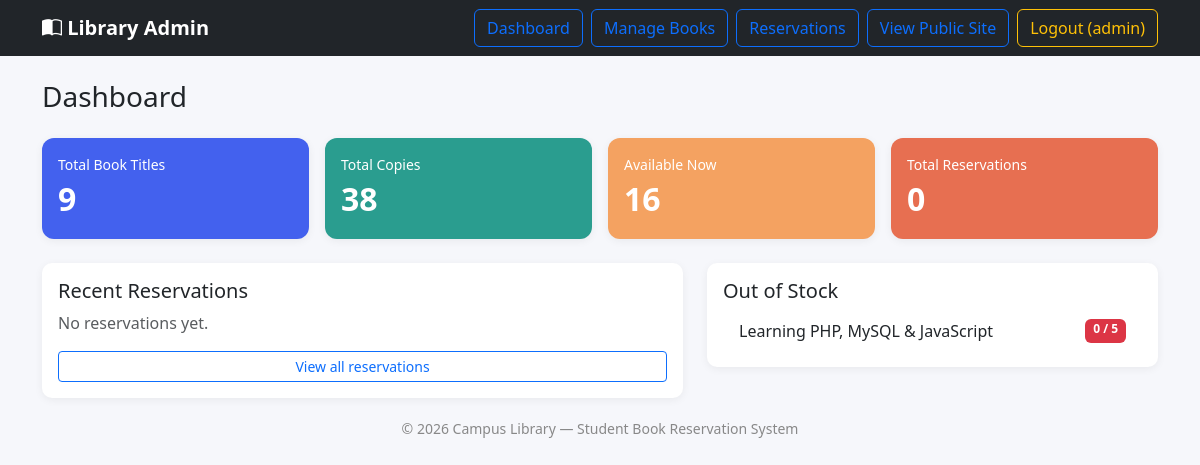
Page /admin/dashboard.php (signed in) on the earlier database version.
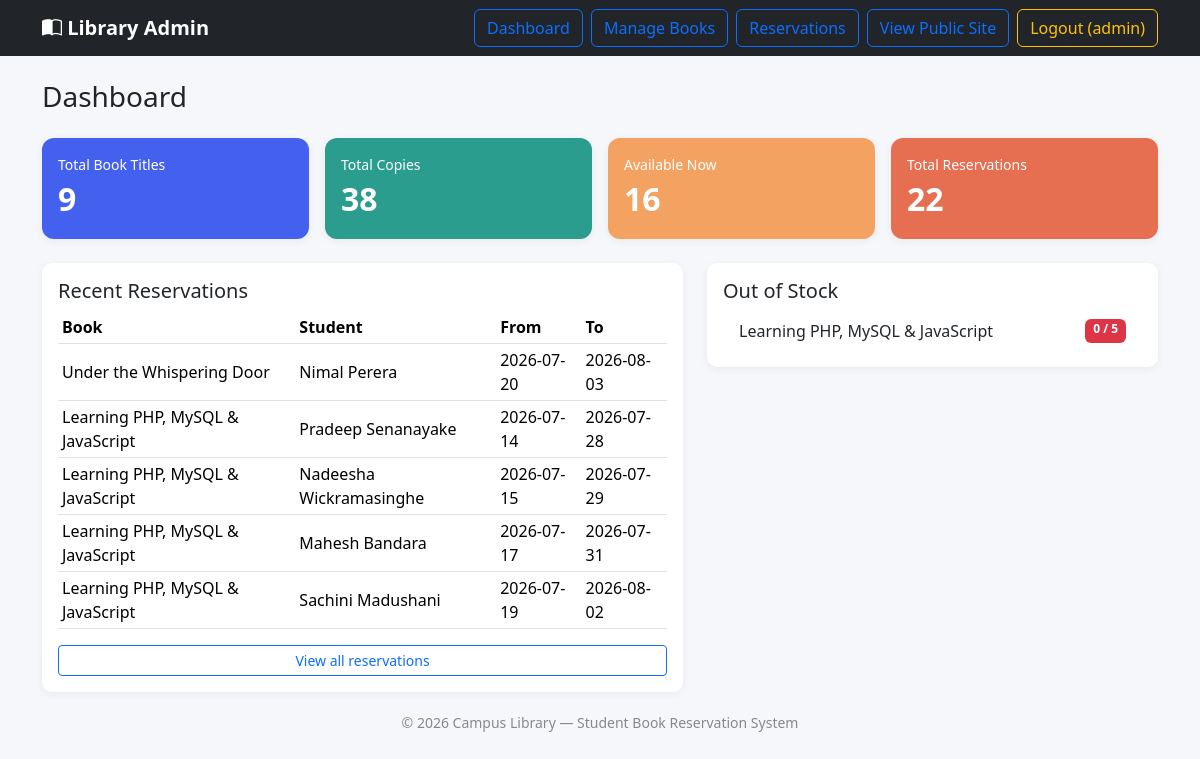
Same page on the later database version.
### tables this page shows
CREATE TABLE IF NOT EXISTS books (
    id INT AUTO_INCREMENT PRIMARY KEY,
    title VARCHAR(150) NOT NULL,
    author VARCHAR(100) NOT NULL,
    isbn VARCHAR(20) NOT NULL UNIQUE,
    genre VARCHAR(50) NOT NULL,
    total_copies INT NOT NULL DEFAULT 1,
    available_copies INT NOT NULL DEFAULT 1,
    cover_image VARCHAR(255) DEFAULT NULL,
    created_at TIMESTAMP DEFAULT CURRENT_TIMESTAMP
);

CREATE TABLE IF NOT EXISTS reservations (
    id INT AUTO_INCREMENT PRIMARY KEY,
    book_id INT NOT NULL,
    student_name VARCHAR(100) NOT NULL,
    telephone VARCHAR(20) NOT NULL,
    request_date DATE NOT NULL,
    return_date DATE NOT NULL,
    status VARCHAR(20) NOT NULL DEFAULT 'Reserved',
    created_at TIMESTAMP DEFAULT CURRENT_TIMESTAMP,
    CONSTRAINT fk_reservation_book
        FOREIGN KEY (book_id) REFERENCES books(id)
        ON DELETE CASCADE
);

### includes/functions.php (called while the page is built, shortened)
<?php
function e($string) {
    return htmlspecialchars($string ?? '', ENT_QUOTES, 'UTF-8');
}

### admin/dashboard.php (the view, shortened to what this page needs)
<?php
require_once __DIR__ . '/../config/db.php';
require_once __DIR__ . '/../includes/functions.php';
$totalBooks     = $conn->query('SELECT COUNT(*) AS c FROM books')->fetch_assoc()['c'];
$totalCopies    = $conn->query('SELECT COALESCE(SUM(total_copies),0) AS c FROM books')->fetch_assoc()['c'];
$availableCopies = $conn->query('SELECT COALESCE(SUM(available_copies),0) AS c FROM books')->fetch_assoc()['c'];
$totalReservations = $conn->query('SELECT COUNT(*) AS c FROM reservations')->fetch_assoc()['c'];
$recent = $conn->query(
    'SELECT r.id, r.student_name, r.request_date, r.return_date, b.title
     FROM reservations r
     JOIN books b ON b.id = r.book_id
     ORDER BY r.created_at DESC LIMIT 5'
);
$lowStock = $conn->query('SELECT title, total_copies FROM books WHERE available_copies = 0');
require_once __DIR__ . '/../includes/header.php';
require_once __DIR__ . '/../includes/navbar_admin.php';
?>
<div class="container">
    <h3 class="mb-4">Dashboard</h3>
    <div class="row g-3 mb-4">
        <div class="col-md-3 col-sm-6">
            <div class="card stat-card p-3" style="background:#4361ee;">
                <div class="small">Total Book Titles</div>
                <div class="fs-2 fw-bold"><?php echo (int)$totalBooks; ?></div>
            </div>
        </div>
        <div class="col-md-3 col-sm-6">
            <div class="card stat-card p-3" style="background:#2a9d8f;">
                <div class="small">Total Copies</div>
                <div class="fs-2 fw-bold"><?php echo (int)$totalCopies; ?></div>
            </div>
        </div>
        <div class="col-md-3 col-sm-6">
            <div class="card stat-card p-3" style="background:#f4a261;">
                <div class="small">Available Now</div>
                <div class="fs-2 fw-bold"><?php echo (int)$availableCopies; ?></div>
            </div>
        </div>
        <div class="col-md-3 col-sm-6">
            <div class="card stat-card p-3" style="background:#e76f51;">
                <div class="small">Total Reservations</div>
                <div class="fs-2 fw-bold"><?php echo (int)$totalReservations; ?></div>
            </div>
        </div>
    </div>
    <div class="row g-4">
        <div class="col-md-7">
            <div class="card p-3">
                <h5>Recent Reservations</h5>
                <?php if ($recent->num_rows === 0): ?>
                    <p class="text-muted">No reservations yet.</p>
                <?php else: ?>
                    <table class="table table-sm align-middle">
                        <thead><tr><th>Book</th><th>Student</th><th>From</th><th>To</th></tr></thead>
                        <tbody>
                        <?php while ($row = $recent->fetch_assoc()): ?>
                            <tr>
                                <td><?php echo e($row['title']); ?></td>
                                <td><?php echo e($row['student_name']); ?></td>
                                <td><?php echo e($row['request_date']); ?></td>
                                <td><?php echo e($row['return_date']); ?></td>
                            </tr>
                        <?php endwhile; ?>
                        </tbody>
                    </table>
                <?php endif; ?>
                <a href="reservations.php" class="btn btn-sm btn-outline-primary">View all reservations</a>
            </div>
        </div>
        <div class="col-md-5">
            <div class="card p-3">
                <h5>Out of Stock</h5>
                <?php if ($lowStock->num_rows === 0): ?>
                    <p class="text-muted">All books currently have copies available. 🎉</p>
                <?php else: ?>
                    <ul class="list-group list-group-flush">
                    <?php while ($row = $lowStock->fetch_assoc()): ?>
                        <li class="list-group-item d-flex justify-content-between">
                            <?php echo e($row['title']); ?>
                            <span class="badge bg-danger">0 / <?php echo (int)$row['total_copies']; ?></span>
                        </li>
                    <?php endwhile; ?>
                    </ul>
                <?php endif; ?>
            </div>
        </div>
    </div>
</div>
<?php require_once __DIR__ . '/../includes/footer.php'; ?>

Differences in the rows shown:
added reservations: book.title "Under the Whispering Door", student_name "Nimal Perera", request_date "2026-07-20", return_date "2026-08-03"
added reservations: book.title "Learning PHP, MySQL & JavaScript", student_name "Pradeep Senanayake", request_date "2026-07-14", return_date "2026-07-28"
added reservations: book.title "Learning PHP, MySQL & JavaScript", student_name "Nadeesha Wickramasinghe", request_date "2026-07-15", return_date "2026-07-29"
added reservations: book.title "Learning PHP, MySQL & JavaScript", student_name "Mahesh Bandara", request_date "2026-07-17", return_date "2026-07-31"
added reservations: book.title "Learning PHP, MySQL & JavaScript", student_name "Sachini Madushani", request_date "2026-07-19", return_date "2026-08-02"
Other differences:
$totalReservations: "0" → "22"
text no longer shown: "No reservations yet."
text now shown: "Book Student From To"
